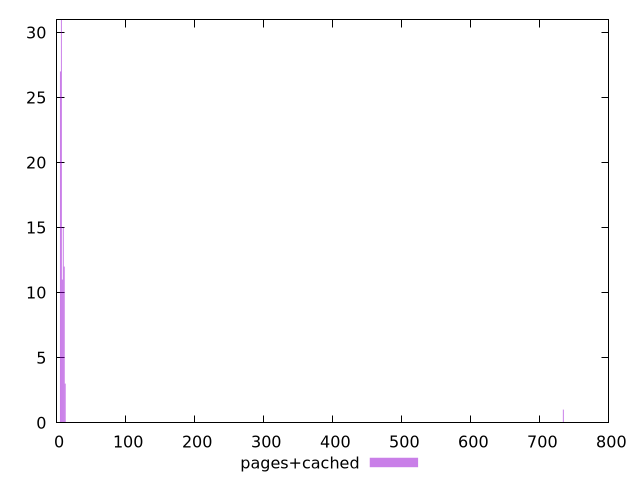

Write gnuplot code to recreate this figure.
$_pagesCached <<EOF
734.0343443661546 1
5.508700520571517 27
12.394576171285912 3
11.017401041143033 12
9.640225911000154 15
8.263050780857276 11
6.885875650714396 31
EOF
set key outside below
set terminal pngcairo
set output "report_00005_2020-11-02T22-26-11.212Z/network-server-latency/pages+cached//raw_hist.png"
set yrange [0:31]
set boxwidth 1.3771751301428792
set style fill transparent solid 0.5 noborder
plot $_pagesCached title "pages+cached" with boxes ,
